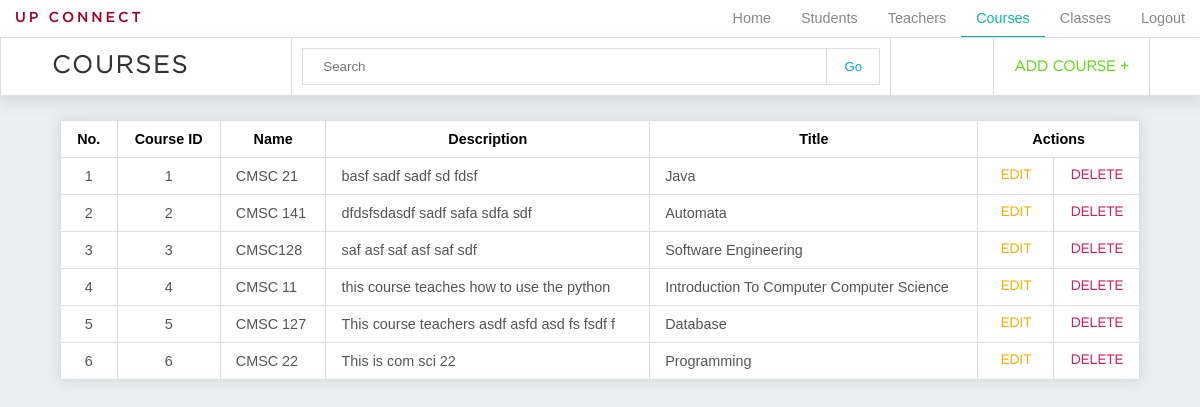
Screenshot of /admin_courses.php with the database file from the repository.
### tables this page shows
CREATE TABLE `course` (
  `course_id` int(11) NOT NULL,
  `course_name` varchar(30) NOT NULL,
  `course_description` text NOT NULL,
  `descriptive_title` varchar(100) NOT NULL
);

### admin_courses.php (the view, shortened to what this page needs)
<!DOCTYPE html>
<html>
<head>
	<link rel="stylesheet" type="text/css" href="css/admin/general.css">
	<link rel="stylesheet" type="text/css" href="css/admin/navigation.css">
	<link rel="stylesheet" type="text/css" href="css/admin/search.css">
	<link rel="stylesheet" type="text/css" href="css/admin/table.css">
	<link rel="stylesheet" type="text/css" href="css/admin/modal_add.css">
</head>
<body>
	<?php require "connect.php" ?>
	<?php require "admin_nav.php" ?>
	<div id="container">
		<header class="table-header">
			<a href="admin_courses.php" class="current"><h1>Courses</h1></a>
			<form action="admin_courses.php" class="search" method="POST">
				<input type="text" name="keyword" placeholder="Search">
				<input type="submit" name="search" value="Go">
			</form>
			<button class="button add">Add Course +</button>
		</header>
		<?php
			if (isset($_POST['search'])) {
				$keyword = $_POST['keyword'];
				$query = "SELECT * FROM course
						  WHERE course_id
						  LIKE '%$keyword%'
						  OR course_name
						  LIKE '%$keyword%'
						  OR descriptive_title
						  LIKE '%$keyword%'";
			} else{
				$query = "SELECT * FROM course";
			}
				$result = mysqli_query($dbconn, $query);
				$data = [];
				if(mysqli_affected_rows($dbconn)){
					while($row = mysqli_fetch_assoc($result)){
					$data[] = $row;
					}
				}
			if(count($data)>0){ ?>
				<table>
				  	<tr>
					    <th>No.</th>
					    <th>Course ID</th>
					    <th>Name</th>
					 	<th>Description</th>
					    <th>Title</th>
					    <th colspan="2">Actions</th>
					</tr>
				<?php
					$number = 1;
					foreach ($data as $value): ?>
					<tr>
						<td class="center"><?=$number;?></td>
						<td class="center"><?=$value['course_id']?></td>
						<td><?=$value['course_name']?></td>
						<td class="description"><?=$value['course_description']?></td>
						<td><?=$value['descriptive_title']?></td>
						<td class="button-container"><button class="button table edit" id="edit<?=$number?>" onclick="showeditmodal(<?=$number?>)">Edit</button></td>
						<td class="button-container"><button class="button table delete" id="delete<?=$number?>" onclick="showdeletemodal(<?=$number?>)">Delete</button></td>
					</tr>
				<?php
				$number++;
				endforeach;
				?>
				</table>
				<?php } else { ?>
					<h2 class="no-results">NO RESULTS</h2> <?php
				} ?>
	</div>
</body>
</html>

### css/admin/general.css (style rules this page uses)
*,body,html { padding: 0; margin: 0; }
body { background-color: #ECEFF1; }
.current { text-decoration: none; border-bottom: 2px solid rgba(0,0,0,0); transition: 0.2s; }
.table-header { background-color: white; width: 100%; box-shadow: 0 6px 15px rgba(0,0,0,0.1); border: 1px solid #DDD; display: flex; justify-content: space-around; align-items: center; border-collapse: collapse; top: 37px; position: fixed; z-index: 1; }
.table-header h1 { font-size: 1.5em; font-family: GothamLight; text-transform: uppercase; letter-spacing: 0.1em; color: #333; text-align: center; display: block; background-color: white; }
.button { font-family: GothamLight; font-weight: bold; font-size: 0.9em; text-transform: uppercase; display: block; background-color: white; padding: 10px 15px; margin: auto; border: none; transition: 0.2s; border: 1px solid #DDD; }
.add { height: 57px; padding: 15px 20px; border: 1px solid #DDD; border-width: 0 1px 0 1px; color: #64DD17; font-size: 0.9em; margin: 0; }

### css/admin/search.css (style rules this page uses)
.search { display: flex; background-color: white; padding: 10px; width: 50%; box-sizing: border-box; margin: 0; border: 1px solid #DDD; border-width: 0 1px; }
.search input[type=text] { border: 1px solid #DDD; border-width: 1px 0 1px 1px; padding: 10px 20px; width: auto; margin: 0; width: 90%; }
.search input[type=submit] { width: 10%; margin: 0; background-color: white; border: 1px solid #DDD; color: #03A9F4; transition: 0.2s; }

### css/admin/table.css (style rules this page uses)
table, th, td { border-collapse: collapse; }
table { width: 90%; box-shadow: 0 0 15px rgba(0,0,0,0.1); margin: 120px auto 20px auto; }
th, td { padding: 10px 15px; background-color: white; border: 1px solid #DDD; margin: 0; font-family: Arial; font-size: 0.9em; }
td { color: #555; }
td.center { text-align: center; }
.button-container { width: 75px; padding: 0; }
td .button { width: 100%; border-color: white; }
.edit.button { color: #FFAB00; }
.delete.button { color: #D81B60; }
.description { width: 30%; }

### rows the page displays
course: course_id "1", course_name "CMSC 21", course_description "basf sadf sadf sd fdsf", descriptive_title "Java"
course: course_id "2", course_name "CMSC 141", course_description "dfdsfsdasdf sadf safa sdfa sdf", descriptive_title "Automata"
course: course_id "3", course_name "CMSC128", course_description "saf asf saf asf saf sdf", descriptive_title "Software Engineering"
course: course_id "4", course_name "CMSC 11", course_description "this course teaches how to use the python", descriptive_title "Introduction To Computer Computer Science"
course: course_id "5", course_name "CMSC 127", course_description "This course teachers asdf asfd asd fs fsdf f", descriptive_title "Database"
course: course_id "6", course_name "CMSC 22", course_description "This is com sci 22", descriptive_title "Programming"
